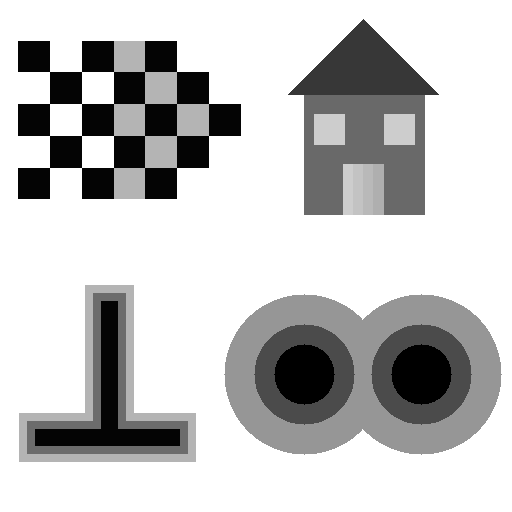
#> input picture cv23_lab1_part12_material/edgetest_23.png, 512 x 512 px, found by its file name
$ python edge_detection_intro.py
#> lines starting #> are read from the running program, lines starting #| are printed output that depends on the picture; after the words box and inside, x2 and y2 are one past the last pixel; in counts of white or black regions, pixels touching at a corner belong together; long printed decimals are rounded
### lab1/cv23_Lab1_Part12_AnastasiosStefanosAnagnostou_03119051_SpyridonPapadopoulos_03119058/intro_utils.py
import cv2
import numpy as np
from cv23_lab1_part2_utils import disk_strel

def getpsnr(image, noisestd):
    return 20*np.log10((np.max(image)-np.min(image))/noisestd)

def getstd(image, psnr):
    return (np.max(image)-np.min(image))/(10**(psnr/20))

def my2dconv(image, kernel):
    ix, iy = image.shape
    nx, ny = kernel.shape
    result = np.zeros((ix + nx - 1, iy + ny - 1))
    padded = np.pad(image, [(nx//2, nx//2),(ny//2,ny//2)], mode='constant')
    for i in range(nx//2, ix + nx//2):
        for j in range(ny//2, iy + ny//2):
            result[i,j] = np.sum(padded[i-nx//2:i+nx//2+1,j-ny//2:j+ny//2+1] * kernel)
    return result[nx//2:ix+nx//2, ny//2:iy+ny//2]

def myfilter(sigma, method):
    if (not (method == "gaussian" or method == "log")):
        print("Error: method has to be either \"gaussian\" or \"log\"")
        exit(2)
    n = int(2*np.ceil(3*sigma)+1)
    gauss1D = cv2.getGaussianKernel(n, sigma) # Column vector
    gauss2D = gauss1D @ gauss1D.T # Symmetric gaussian kernel
    if (method == "gaussian"):
        return gauss2D
    laplacian = np.array([[0,1,0],
        [1,-4,1],
        [0,1,0]])
    # perform the convolution between the gaussian kernel
    # and the laplacian, in order to create the log kernel
    # for sake of demonstration, we use our own convolution
    # but later on we use the cv2 implementation.
    logkernel = my2dconv(gauss2D, laplacian)
    return logkernel

# [63 lines left out: functions smooth_gradient, InterestPointCoord, LogMetric, not called in this run]

### lab1/cv23_Lab1_Part12_AnastasiosStefanosAnagnostou_03119051_SpyridonPapadopoulos_03119058/edge_detection_utils.py
import numpy as np
import cv2
from intro_utils import myfilter
from intro_utils import my2dconv

def EdgeDetect(image, sigma, theta, method):
    if (not (method == "linear" or method == "nonlinear")):
        print("Error: method has to be either \"linear\" or \"nonlinear\"")
        exit(2)

    gaussf = myfilter(sigma, "gaussian")
    smooth = cv2.filter2D(image, -1, gaussf)
    cross = cv2.getStructuringElement(cv2.MORPH_CROSS, (3,3))
    if (method == "linear"):
        # construct the laplacian of gaussian kernel
        # and use it to filter the image
        logfilter = myfilter(sigma, "log")
        #imgloged = cv2.filter2D(image, -1, logfilter)
        imgloged = my2dconv(image, logfilter)
    elif (method == "nonlinear"):
        # Perform morphological operations using
        # the cross structuring element
        imgloged = cv2.dilate(smooth, cross) + cv2.erode(smooth, cross) - 2*smooth

    # the imgloged variable is visible only if one of the if blocks
    # get executed. hopefully, this always happens
    L = imgloged

    # type uin8 is needed for compatibility with the
    # dilate and erode functions. otherwise, the matrix's
    # elements would have boolean type.
    X = (L > 0).astype(np.uint8)
    Y = (cv2.dilate(X, cross)) - (cv2.erode(X, cross))

    gradx, grady = np.gradient(smooth)
    grad = np.abs(gradx + 1j * grady)
    D = ((Y == 1) & (grad > (theta * np.max(grad))))
    return D

def QualityMetric(real, computed):
    # use the following names for compatibility
    # with the project's guide.
    T = real
    D = computed
    DT = (D & T)
    # the matrices are supposed to be boolean
    # therefore the sum() functions counts the
    # elements that are true / 1.
    cardT = T.sum()
    cardD = D.sum()
    cardDT = DT.sum()

    prTD = cardDT/cardT
    prDT = cardDT/cardD

    C = (prDT + prTD)/2
    return C

### lab1/cv23_Lab1_Part12_AnastasiosStefanosAnagnostou_03119051_SpyridonPapadopoulos_03119058/edge_detection_intro.py
import matplotlib.pyplot as plt
import numpy as np
import cv2
from intro_utils import getstd
from edge_detection_utils import EdgeDetect
from edge_detection_utils import QualityMetric

# TESTED AND WORKING

def edgedetectintro():
    # read the image, convert to gray scale and normalize it
    image = cv2.imread("cv23_lab1_part12_material/edgetest_23.png", cv2.IMREAD_GRAYSCALE)
#> image is the input picture: shape (512, 512); min 0, max 255, mean 196.9
    image = image.astype(np.float64)/image.max()

    fig, axs = plt.subplots(1,1)
    axs.imshow(image, cmap='gray')
    axs.set_title("Original Image")
    plt.show(block=False)
    plt.pause(0.01)

    # add noise to the images. 10db and 20db
    # in the psnr context, less dBs equals more noise
    image10db = image + np.random.normal(0, getstd(image, 10), image.shape)
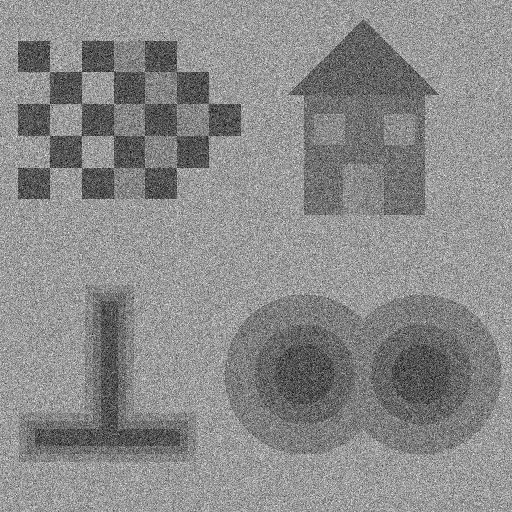
#> image10db: shape (512, 512) float64; min -1.12, max 2.36, mean 0.773; drawn with min black and max white
    image20db = image + np.random.normal(0, getstd(image, 20), image.shape)
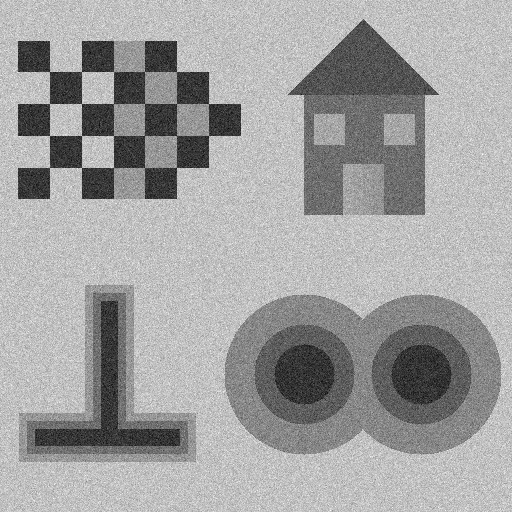
#> image20db: shape (512, 512) float64; min -0.371, max 1.44, mean 0.773; drawn with min black and max white

    # Play around with sigma and theta in order to
    # obtain the best results.
    noised_images = [image10db, image20db]
    sigma = [3, 1.5]
    theta = [0.2, 0.2]
    thetareal = 0.08

    for index, img in enumerate(noised_images):
        N1 = EdgeDetect(img, sigma[index], theta[index], "linear")
        N2 = EdgeDetect(img, sigma[index], theta[index], "nonlinear")

        cross = cv2.getStructuringElement(cv2.MORPH_CROSS, (3,3))
        M = cv2.dilate(image, cross) - cv2.erode(image, cross)
        T = ( M > thetareal ).astype(np.uint8)

        fig, axs = plt.subplots(2,2)
        axs[0, 0].imshow(img, cmap='gray')
        axs[0, 0].set_title("Noised Image")
        axs[0, 1].imshow(N1, cmap='gray')
        axs[0, 1].set_title("Linear edge detection")
        axs[1, 0].imshow(N2, cmap='gray')
        axs[1, 0].set_title("Non linear edge detection")
        axs[1, 1].imshow(T, cmap='gray')
        axs[1, 1].set_title("Actual Edges")
        plt.show(block=False)
        plt.pause(0.01)
        plt.savefig(f"image-plots/edges-intro{index}.jpg")

        C = QualityMetric(T, N1)
        print(f"Linear method: C[{index}] = {C}")
        C = QualityMetric(T, N2)
        print(f"Non linear method: C[{index}] = {C}")
#> this loop made 2 passes
#> cross on passes 1 to 2: [[0, 1, 0], [1, 1, 1], [0, 1, 0]], [[0, 1, 0], [1, 1, 1], [0, 1, 0]]
#| Linear method: C[0] = 0.6179
#| Non linear method: C[0] = 0.7396
#| Linear method: C[1] = 0.9396
#| Non linear method: C[1] = 0.9664
#> pass 1, in EdgeDetect, `smooth = cv2.filter2D(image, -1, gaussf)`:
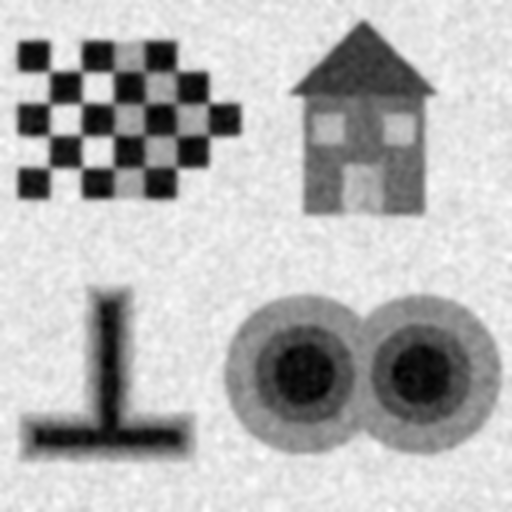
#> smooth: shape (512, 512) float64; min -0.0769, max 1.12, mean 0.773; drawn with min black and max white
#> pass 1, in my2dconv (call 2), `padded = np.pad(image, [(nx//2, nx//2),(ny//2,ny//2)], mode='constant')`:
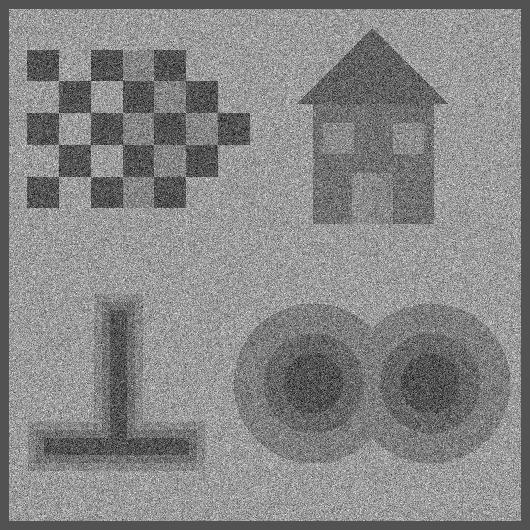
#> padded: shape (530, 530) float64; min -1.12, max 2.36, mean 0.721; drawn with min black and max white
#> pass 1, in EdgeDetect, `imgloged = my2dconv(image, logfilter)`:
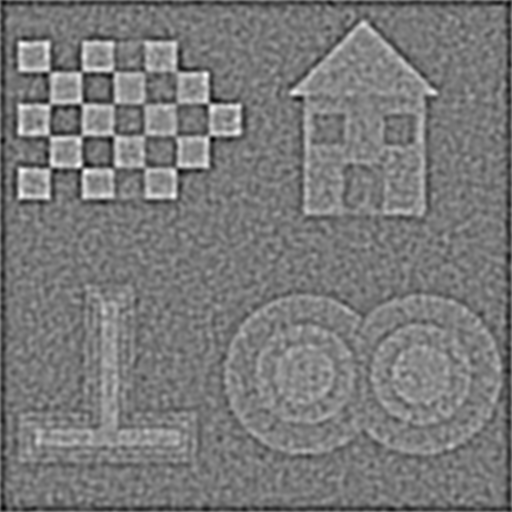
#> imgloged: shape (512, 512) float64; min -0.0537, max 0.0472, mean -0.00546; drawn with min black and max white
#> pass 1, in edgedetectintro, `plt.show(block=False)`:
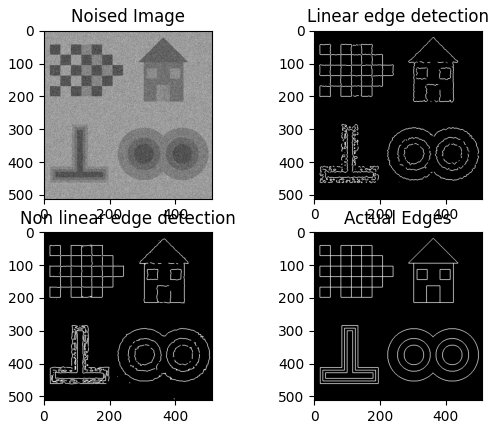
#> figure drawn by matplotlib, 4 panels
#> after the loop:
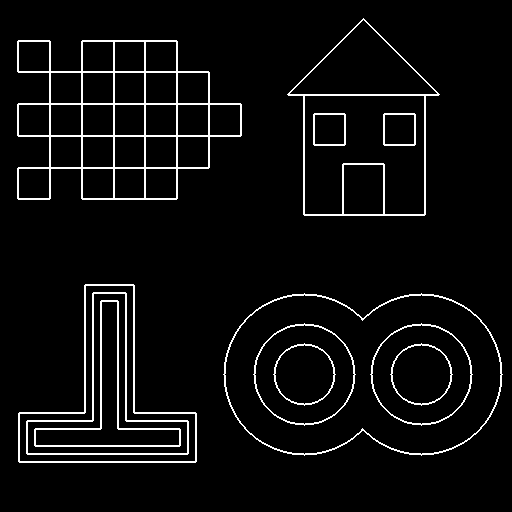
#> T: shape (512, 512); values 0 (black) and 1 (white), 5% white in thin lines or dots, all inside (x1, y1, x2, y2) = (17, 18, 503, 463)

edgedetectintro()
plt.show()
